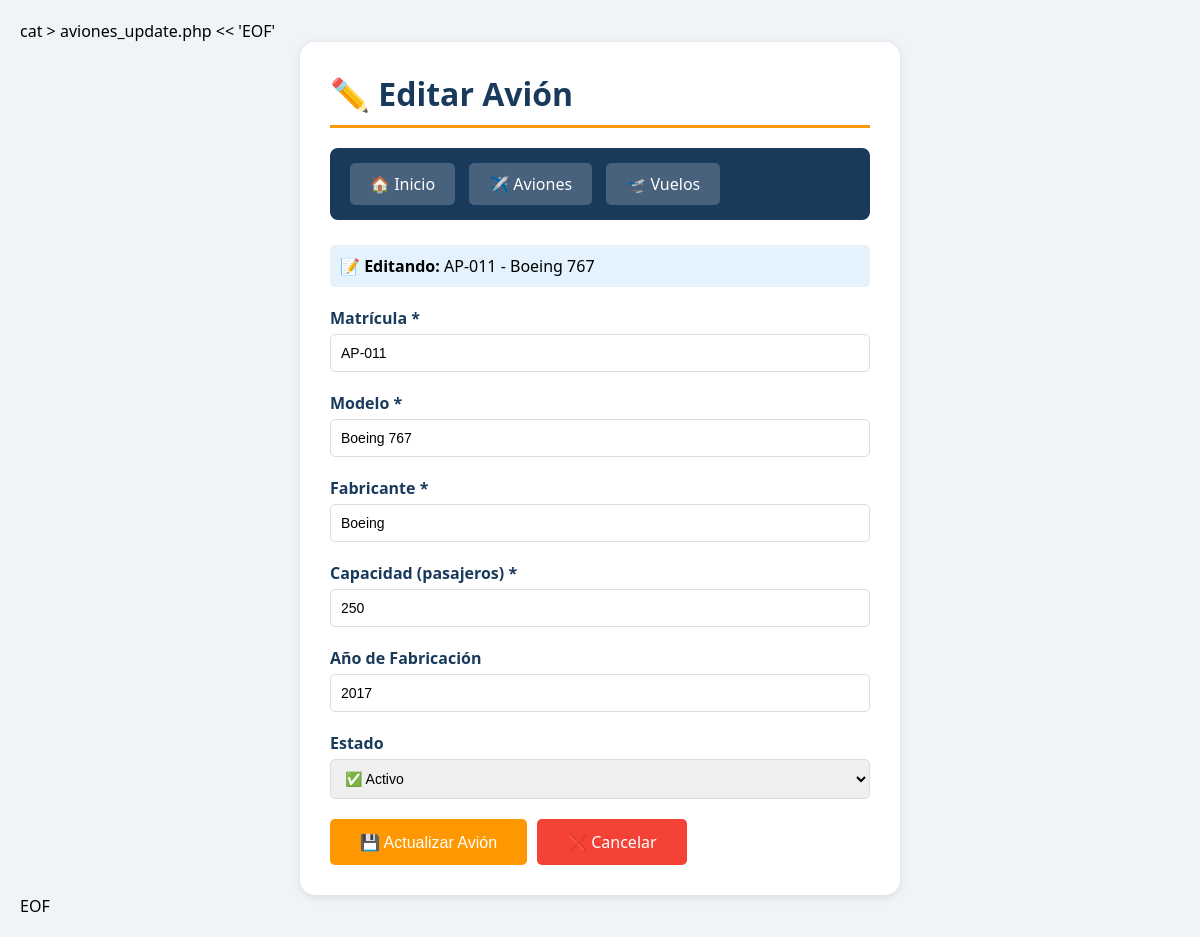
Page /aviones_update.php?id=19 on the committed database.
### tables this page shows
CREATE TABLE aviones (
    id INTEGER PRIMARY KEY AUTOINCREMENT,
    matricula TEXT UNIQUE NOT NULL,
    modelo TEXT NOT NULL,
    fabricante TEXT NOT NULL,
    capacidad INTEGER NOT NULL,
    año_fabricacion INTEGER,
    estado TEXT DEFAULT 'Activo',
    fecha_registro TIMESTAMP DEFAULT CURRENT_TIMESTAMP
);

### includes/db.php (called while the page is built, shortened)
<?php
class Database {
    private static $instance = null;
    private $db;
    private function __construct() {
        $this->dbPath = __DIR__ . '/../database.db';
        try {
            $this->db = new PDO('sqlite:' . $this->dbPath);
            $this->db->setAttribute(PDO::ATTR_ERRMODE, PDO::ERRMODE_EXCEPTION);
            $this->db->setAttribute(PDO::ATTR_DEFAULT_FETCH_MODE, PDO::FETCH_ASSOC);
        } catch (PDOException $e) {
            die("❌ Error de conexión: " . $e->getMessage());
        }
    }
    public static function getInstance() {
        if (self::$instance == null) {
            self::$instance = new Database();
        }
        return self::$instance;
    }
    public function getConnection() {
        return $this->db;
    }
}
?>

### includes/crud.php (called while the page is built, shortened)
<?php
require_once __DIR__ . '/db.php';
class CRUD {
    private $db;
    public function __construct() {
        $this->db = Database::getInstance()->getConnection();
    }
    public function readAvion($id) {
        try {
            $sql = "SELECT * FROM aviones WHERE id = ?";
            $stmt = $this->db->prepare($sql);
            $stmt->execute([$id]);
            return $stmt->fetch();
        } catch (PDOException $e) {
            return null;
        }
    }
}
?>

### aviones_update.php (the view, shortened to what this page needs)
<?php
require_once 'includes/crud.php';
$crud = new CRUD();
    ?>
    <?php
$id = (int)$_GET['id'];
$avion = $crud->readAvion($id);
    ?>
<!DOCTYPE html>
<html lang="es">
<head>
</head>
<body>
    <div class="container">
        <h1>✏️ Editar Avión</h1>
        <div class="navbar">
            <a href="index.php">🏠 Inicio</a>
            <a href="aviones_list.php">✈️ Aviones</a>
            <a href="vuelos_list.php">🛫 Vuelos</a>
        </div>
        <div class="info-avion">
            <strong>📝 Editando:</strong> <?= htmlspecialchars($avion['matricula']) ?> - <?= htmlspecialchars($avion['modelo']) ?>
        </div>
        <form method="POST">
            <div class="form-group">
                <label>Matrícula *</label>
                <input type="text" name="matricula" value="<?= htmlspecialchars($avion['matricula']) ?>" required>
            </div>
            <div class="form-group">
                <label>Modelo *</label>
                <input type="text" name="modelo" value="<?= htmlspecialchars($avion['modelo']) ?>" required>
            </div>
            <div class="form-group">
                <label>Fabricante *</label>
                <input type="text" name="fabricante" value="<?= htmlspecialchars($avion['fabricante']) ?>" required>
            </div>
            <div class="form-group">
                <label>Capacidad (pasajeros) *</label>
                <input type="number" name="capacidad" value="<?= $avion['capacidad'] ?>" required min="1">
            </div>
            <div class="form-group">
                <label>Año de Fabricación</label>
                <input type="number" name="año_fabricacion" value="<?= $avion['año_fabricacion'] ?>" min="1900" max="2026">
            </div>
            <div class="form-group">
                <label>Estado</label>
                <select name="estado">
                    <option value="Activo" <?= $avion['estado'] == 'Activo' ? 'selected' : '' ?>>✅ Activo</option>
                </select>
            </div>
            <div class="botones">
                <button type="submit" class="btn-actualizar">💾 Actualizar Avión</button>
                <a href="aviones_list.php" class="btn-cancelar">❌ Cancelar</a>
            </div>
        </form>
    </div>
</body>
</html>

### aviones_update.php (style rules this page uses)
* { margin: 0; padding: 0; box-sizing: border-box; }
body { font-family: 'Segoe UI', Tahoma, Geneva, Verdana, sans-serif; background: #f0f4f8; padding: 20px; }
.container { max-width: 600px; margin: 0 auto; background: white; padding: 30px; border-radius: 15px; box-shadow: 0 2px 10px rgba(0,0,0,0.1); }
h1 { color: #1a3a5c; border-bottom: 3px solid #ff9800; padding-bottom: 10px; margin-bottom: 20px; }
.navbar { background: #1a3a5c; padding: 15px; border-radius: 8px; margin-bottom: 25px; }
.navbar a { color: white; text-decoration: none; padding: 10px 20px; margin: 0 5px; background: rgba(255,255,255,0.2); border-radius: 5px; display: inline-block; }
.form-group { margin-bottom: 20px; }
label { display: block; font-weight: 600; margin-bottom: 5px; color: #1a3a5c; }
input, select { width: 100%; padding: 10px; border: 1px solid #ddd; border-radius: 5px; font-size: 14px; }
.btn-actualizar { background: #ff9800; color: white; padding: 12px 30px; border: none; border-radius: 5px; font-size: 16px; cursor: pointer; }
.btn-cancelar { background: #f44336; color: white; padding: 12px 30px; border: none; border-radius: 5px; font-size: 16px; cursor: pointer; text-decoration: none; display: inline-block; }
.botones { display: flex; gap: 10px; }
.info-avion { background: #e3f2fd; padding: 10px; border-radius: 5px; margin-bottom: 20px; }

### rows in the picture
aviones: matricula "AP-011", modelo "Boeing 767", fabricante "Boeing", capacidad "250", año_fabricacion "2017", estado "✅ Activo"
